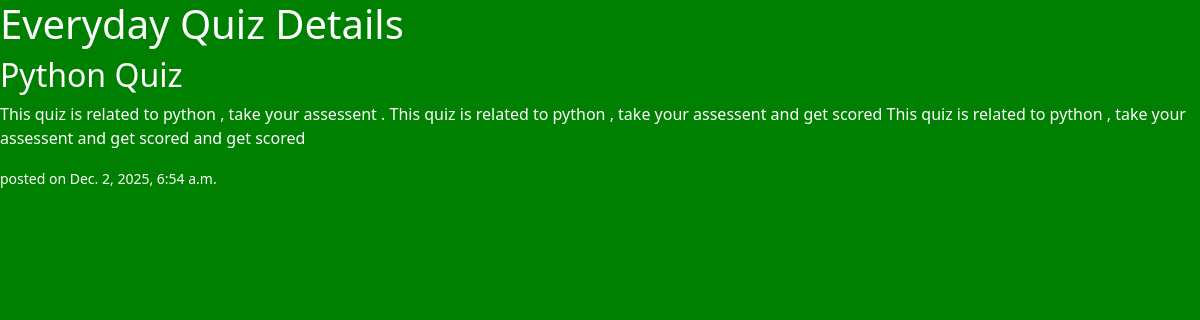
The page /python-quiz/ on the database its author committed.
### BSApp/models.py (models this page shows, shortened)
class Post(models.Model):
    title=models.TextField(max_length=50)
    content=models.CharField(max_length=500)
    time=models.DateTimeField(auto_now_add=True)
    slug=models.SlugField(blank=True,max_length=30)

### BSApp/views.py (the view)
# urls.py: path('<slug:slug>/',views.post_details,name='post_details'),
def post_details(req,slug):
	post=Post.objects.get(slug=slug) # getting only slug field
	return render(req,'post_details.html',{'post':post}) # getting the objects in post here

### BSApp/templates/post_details.html (shortened to what this page needs)
<!DOCTYPE html>
<html>
<head>
	<link href="https://cdn.jsdelivr.net/npm/bootstrap@5.3.8/dist/css/bootstrap.min.css" rel="stylesheet">
</head>
<body style="background-color: green;color:white">
	<h1>Everyday Quiz Details</h1>
			<h2>{{ post.title }}</h2>
			<p>{{ post.content }}</p>
			<small>posted on {{ post.time }}</small>
</body>
</html>

### rows shown on the page
Post: title "Python Quiz", content "This quiz is related to python , take your assessent . This quiz is related to python , take your assessent and get scored This quiz is related to python , take your assessent and get scored and get scored", time "Dec. 2, 2025, 6:54 a.m."
